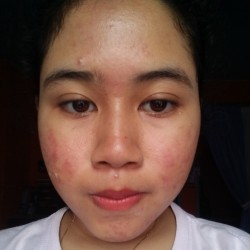
#> input picture backend/kemerahan.jpg, 250 x 250 px
$ python deteksi_kemerahan.py   (older library calls are emulated)
#> lines starting #> are read from the running program, lines starting #| are printed output that depends on the picture; after the words box and inside, x2 and y2 are one past the last pixel; in counts of white or black regions, pixels touching at a corner belong together; long printed decimals are rounded
#> further down, image is the input picture: shape (250, 250, 3); mean B, G, R 62.1, 72.6, 100.9
### backend/image_processor.py
import numpy as np
import cv2


# [9 lines left out: function scale_to_max_size, not called in this run]


def convert_bgr_to_rgb_color(image):
  return cv2.cvtColor(image, cv2.COLOR_BGR2GRAY)


def convert_bgr_to_gray(image):
  return cv2.cvtColor(image, cv2.COLOR_BGR2GRAY)


# [5 lines left out: function get_image_size, not called in this run]


def convert_gray_to_otsu_binnary(image):
  # ref: https://docs.opencv.org/4.x/d7/d4d/tutorial_py_thresholding.html

  thresh = cv2.threshold(image.copy(), 0, 255, cv2.THRESH_OTSU)[1]

  return thresh


# [30 lines left out: functions fill_hole_binnary, connected_component_labeling, extract_bgr_color, not called in this run]

def create_kernel(radius):
  return np.ones((radius, radius),np.uint8)


def morphology_closing(image, kernel):
  return cv2.morphologyEx(image, cv2.MORPH_CLOSE, kernel)


def read_image(path):
  return cv2.imread(path)


def show_image(title, image):
  cv2.imshow(title, image)
  cv2.waitKey(0)

def imfill(image):
  h, w = image.shape[:2]

  # menambahkan border dgn nilai 0 pada gambar, jika tidak imflood gagal
  im_floodfill = np.zeros((h+2, w+2), np.uint8)
  im_floodfill[1:h+1, 1:w+1] = image.copy()

  mask = np.zeros((h+4, w+4), np.uint8)
  cv2.floodFill(im_floodfill, mask, (0,0), 255)
  im_floodfill_inv = cv2.bitwise_not(im_floodfill)

  # menghapus border pada hasil. mengembalikan ke ukuran semula
  mask = np.zeros((h, w), np.uint8)
  mask = im_floodfill_inv[1:h+1, 1:w+1].copy()

  return image | mask

### backend/deteksi_kemerahan.py
import numpy as np
import cv2
import os, uuid

def deteksi_kemerahan(save_folder, image_processor, image):
#> called with save_folder = './'
    image_blur = cv2.GaussianBlur(image,(3,3), 1)

    # convert to HSV
    image_hsv = cv2.cvtColor(image_blur, cv2.COLOR_BGR2HSV).astype(np.float32)
    # convert value to matlab range
    image_hsv[:,:,0] = image_hsv[:,:,0] / 180.0
    image_hsv[:,:,1] = image_hsv[:,:,1] / 255.0
    image_hsv[:,:,2] = image_hsv[:,:,2] / 255.0
    # split to H, S, V
    hue, sat, val = cv2.split(image_hsv)

    num_rows, num_cols = image_hsv.shape[0], image_hsv.shape[1]
#> num_rows = 250; num_cols = 250
    # penggabungan h and s
    hs = np.zeros((num_rows, num_cols, 2), np.float32)
    hs[:,:,0], hs[:,:,1] = hue, sat
    # reshape to n x 2
    hs_reshaped = np.reshape(hs, (num_cols * num_rows, 2), 'F')

    # kmeans clustering
    num_cluster = 3
    criteria = (cv2.TERM_CRITERIA_EPS + cv2.TERM_CRITERIA_MAX_ITER, 10, 1.0)
    _, labels, (centers) = cv2.kmeans(hs_reshaped, num_cluster, None, criteria, 10, cv2.KMEANS_PP_CENTERS)

    # mengubah bentuk label ke lokasi pixel gambar
    pixel_labels = np.reshape(labels, (num_rows, num_cols), 'F')
    # menghitung jumlah pixel setiap label
    _, labels_count = np.unique(labels, return_counts=True)
#> labels_count = [7583, 16723, 38194]
    # cluster terbesar
    biggest_cluster = np.argmax(labels_count)
#> biggest_cluster = 2

    segmented = [np.zeros_like(image), np.zeros_like(image), np.zeros_like(image)]
    segmented[0][pixel_labels == 0] = image[pixel_labels == 0]
    segmented[1][pixel_labels == 1] = image[pixel_labels == 1]
    segmented[2][pixel_labels == 2] = image[pixel_labels == 2]

    # segmented gray
    image_gray = image_processor.convert_bgr_to_gray(segmented[biggest_cluster])

    # thresholding
    image_binnary = image_processor.convert_gray_to_otsu_binnary(image_gray)
#> in convert_gray_to_otsu_binnary, `thresh = cv2.threshold(image.copy(), 0, 255, cv2.THRESH_OTSU)[1]`:
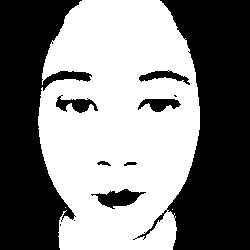
#> thresh: shape (250, 250); 50.4% white; 11 black regions (3 under 20 px), largest, box (x1, y1, x2, y2) and area: (133, 0, 250, 250) 16051, (0, 0, 92, 250) 13306, (91, 189, 146, 209) 550

    # mengisi lubang pada gambar, seperti imfill pada matlab
    image_binnary_filled = image_processor.imfill(image_binnary)
#> in imfill, `im_floodfill[1:h+1, 1:w+1] = image.copy()`: im_floodfill: shape (252, 252); 49.6% white; 3 white regions (2 under 20 px), largest, box (x1, y1, x2, y2) and area: (39, 1, 201, 251) 31471
#> in imfill, `cv2.floodFill(im_floodfill, mask, (0,0), 255)`: im_floodfill: shape (252, 252); 97.2% white; 14 black regions (7 under 20 px), largest, box (x1, y1, x2, y2) and area: (92, 190, 147, 210) 550, (57, 96, 99, 114) 372, (139, 100, 182, 113) 345
#> in imfill, `mask = im_floodfill_inv[1:h+1, 1:w+1].copy()`: mask: shape (250, 250); 2.9% white; 14 white regions (7 under 20 px), largest, box (x1, y1, x2, y2) and area: (91, 189, 146, 209) 550, (56, 95, 98, 113) 372, (138, 99, 181, 112) 345
#> in imfill, `return image | mask`: returned value: shape (250, 250); 53.2% white; 2 black regions, box (x1, y1, x2, y2) and area: (160, 0, 250, 250) 15935, (0, 0, 92, 250) 13301

    # mengambil nilai RGB
    image_segmented = np.zeros_like(image)
    image_segmented[image_binnary_filled > 0] = image[image_binnary_filled > 0].copy()

    blue, green, red = image_segmented[:,:,0].astype(np.float32) / 255.0, image_segmented[:,:,1].astype(np.float32) / 255.0, image_segmented[:,:,2].astype(np.float32) / 255.0

    # menghitung redness
    redness = np.zeros((num_rows, num_cols), np.float32)
    for i in range(num_rows):
        for j in range(num_cols):
            if red[i, j] > 0:
                redness[i,j] = max(0.0 ,((2.0 * red[i, j]) - (green[i, j] + blue[i, j])) / red[i, j]) ** 2.0
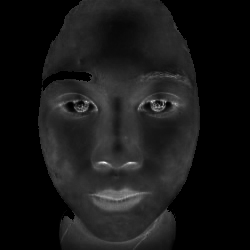
#> redness: shape (250, 250) float32; min 0, max 3.68, mean 0.337; drawn with min black and max white

    # seleksi bagian wajah yang lebih dari threshold dikategorikan kemerahan
    # kalau dilihat nilainya sama persis seperti di matlab
    redness_median = np.median(redness, axis=0)
#> redness_median = 250 values, max 0.78 at index 106, min 0 at index 0, mean 0.321

    image_redness = np.zeros_like(image)
    redness_binnary = np.zeros((num_rows, num_cols), np.uint8)
    image_redness = image_segmented.copy()
    for i in range(num_rows):
        for j in range(num_cols):
            if np.all(redness[i, j] > redness_median):
                image_redness[i, j, :] = [0, 0, 255];
                redness_binnary[i, j] = 255
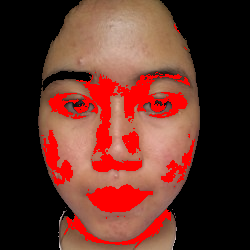
#> image_redness: shape (250, 250, 3); mean B, G, R 39.6, 49.1, 98
#> redness_binnary: shape (250, 250); 11.5% white; 35 white regions (26 under 20 px), largest, box (x1, y1, x2, y2) and area: (74, 74, 188, 172) 3333, (86, 184, 153, 213) 1187, (64, 209, 171, 248) 794

    # # filter gray
    image_redness_gray = cv2.cvtColor(image_redness, cv2.COLOR_BGR2GRAY)
    image_redness_gray = cv2.GaussianBlur(image_redness_gray, ksize=(0, 0), sigmaX=0.4)
    # # image_redness_gray = cv2.GaussianBlur(image_redness_gray,(3,3), 0.5)
    redness_binnary_2 = np.zeros((num_rows, num_cols), np.uint8)
    redness_binnary_2[image_redness_gray == 76] = 255

    redness_binnary_eliminated = np.zeros_like(redness_binnary_2)
    redness_binnary_eliminated[redness < 1] = redness_binnary_2[redness < 1]
#> redness_binnary_eliminated: shape (250, 250); 5% white; 147 white regions (132 under 20 px)

    contours, _ = cv2.findContours(redness_binnary_eliminated, mode=cv2.RETR_TREE, method=cv2.CHAIN_APPROX_NONE)
#> contours = 161 contours, 150 with area under 20; largest, box (x1, y1, x2, y2) and area: (95, 107, 123, 167) 418, (44, 131, 72, 184) 410, (119, 75, 154, 117) 304, (84, 77, 118, 107) 278, (162, 145, 193, 182) 176
    contours_area = np.array([cv2.contourArea(cnt) for cnt in contours])
#> contours_area = 161 values, max 418.5 at index 93, min 0 at index 0, mean 14.35

    print('--- kemerahan: jumlah contour1', len(contours))
#| --- kemerahan: jumlah contour1 161

    # eliminasi berdasarkan area
    condition_1 = contours_area >= 91

    contours_valid = []
    for i, val in enumerate(condition_1):
        if val == True:
            contours_valid.append(contours[i])
#> this loop made 161 passes
#> after the loop, contours_valid = 7 contours; box (x1, y1, x2, y2) and area: (95, 107, 123, 167) 418, (44, 131, 72, 184) 410, (119, 75, 154, 117) 304, (84, 77, 118, 107) 278, (162, 145, 193, 182) 176, (66, 216, 109, 243) 164, (123, 132, 138, 153) 164

    print('--- kemerahan: valid contour1', len(contours_valid))
#| --- kemerahan: valid contour1 7

    # menampilkan contour pada gambar
    mask = np.zeros_like(redness_binnary)
    for cnt in contours_valid:
        cv2.drawContours(mask, [cnt], 0, 255, -1)
#> this loop made 7 passes
#> mask: shape (250, 250); 3.8% white; 7 white regions, largest, box (x1, y1, x2, y2) and area: (95, 107, 123, 167) 499, (44, 131, 72, 184) 490, (119, 75, 154, 117) 400

    image_contours = np.zeros_like(image)
    image_contours[mask == 255] = image[mask == 255]

    blue, green, red = cv2.split(image)
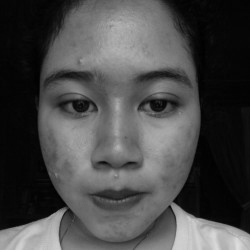
#> green: shape (250, 250); min 0, max 222, mean 72.6

    image_hsv_elm = cv2.cvtColor(image_contours, cv2.COLOR_BGR2HSV)
#> image_hsv_elm: shape (250, 250, 3); mean H, S, V 0.3, 5.2, 5.9

    hue, sat, val = cv2.split(image_hsv_elm)
    hue = hue / 180.0

    # eliminasi berdasarkan warna RGB
    contours_green_mean = []
    contours_red_mean = []
    contours_blue_mean = []
    contours_hue_mean = []

    contours_valid_2 = []

    if len(contours_valid) > 0:
        for cnt in contours_valid:
            mask = np.zeros(blue.shape, np.uint8)
            cv2.drawContours(mask, [cnt], 0, 255, -1)
            contours_green_mean.append(np.mean(green[mask == 255]))
            contours_red_mean.append(np.mean(red[mask == 255]))
            contours_blue_mean.append(np.mean(blue[mask == 255]))
            contours_hue_mean.append(np.mean(hue[mask == 255]))
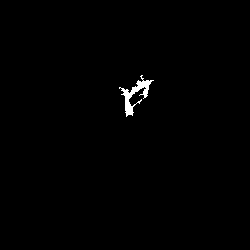
#> mask: shape (250, 250); 0.64% white; 1 white region
#> after the loop, contours_blue_mean = [50.18, 80.02, 80.44, 76.57, 77.23, 66.35, 66.16]; contours_green_mean = [69.85, 94.92, 104.4, 92.08, 99.84, 86.52, 89.34]; contours_hue_mean = [0.0519, 0.0302, 0.043, 0.0313, 0.0415, 0.0438, 0.0479]; contours_red_mean = [113.5, 162.2, 173, 159.5, 166.2, 144.4, 146.3]

        cnt_green_mean = np.mean(np.array(contours_green_mean))
#> cnt_green_mean = 91
        cnt_red_mean = np.mean(np.array(contours_red_mean))
#> cnt_red_mean = 152.2
        cnt_blue_mean = np.mean(np.array(contours_blue_mean))
#> cnt_blue_mean = 70.99
        cnt_hue_mean = np.mean(np.array(contours_hue_mean))
#> cnt_hue_mean = 0.0414

        cnt_green_std = np.std(contours_green_mean)
#> cnt_green_std = 10.31
        cnt_red_std = np.std(contours_red_mean)
#> cnt_red_std = 18.41
        cnt_blue_std = np.std(contours_blue_mean)
#> cnt_blue_std = 10.13
        cnt_hue_std = np.std(contours_hue_mean)
#> cnt_hue_std = 0.00744

        color_cond_1 = np.bitwise_and(contours_red_mean >= (cnt_red_mean - cnt_red_std * 1.32),
                                    contours_red_mean <= (cnt_red_mean + cnt_red_std * 1.1))
#> color_cond_1 = [False, True, False, True, True, True, True]

        color_cond_2 = np.bitwise_and(contours_green_mean >= (cnt_green_mean - cnt_green_std * 1.32),
                                    contours_green_mean <= (cnt_green_mean + cnt_green_std * 1.32))
#> color_cond_2 = [False, True, True, True, True, True, True]

        color_cond_3 = np.bitwise_and(contours_blue_mean >= (cnt_blue_mean - cnt_blue_std * 1.32),
                                    contours_blue_mean <= (cnt_blue_mean + cnt_blue_std * 1.32))
#> color_cond_3 = [False, True, True, True, True, True, True]

        color_cond_4 = np.bitwise_and(contours_hue_mean >= (cnt_hue_mean - cnt_hue_std * 1.6),
                                    contours_hue_mean <= (cnt_hue_mean + cnt_hue_std * 0.005))
#> color_cond_4 = [False, True, False, True, False, False, False]

        color_cond_5 = np.bitwise_and(contours_hue_mean >= (cnt_hue_mean - cnt_hue_std * 0.2),
                                    contours_hue_mean <= (cnt_hue_mean + cnt_hue_std * 2.5))
#> color_cond_5 = [True, False, True, False, True, True, True]

        cond_12 = np.bitwise_and(color_cond_1, color_cond_2)
#> cond_12 = [False, True, False, True, True, True, True]
        cond_123 = np.bitwise_and(cond_12, color_cond_3)
#> cond_123 = [False, True, False, True, True, True, True]
        cond_1234 = np.bitwise_and(cond_123, color_cond_4)
#> cond_1234 = [False, True, False, True, False, False, False]
        cond_12345 = np.bitwise_and(cond_1234, color_cond_5)
#> cond_12345 = [False, False, False, False, False, False, False]

        print('--- kemerahan hue mean', contours_hue_mean)
#| --- kemerahan hue mean [0.05188, 0.03021, 0.04302, 0.03132, 0.04154, 0.0438, 0.04789]

        for i, val in enumerate(cond_1234):
            if val == True:
                contours_valid_2.append(contours_valid[i])
#> this loop made 7 passes
#> after the loop, contours_valid_2 = 2 contours; box (x1, y1, x2, y2) and area: (44, 131, 72, 184) 410, (162, 145, 193, 182) 176

        print('--- kemerahan: valid contour2', len(contours_valid_2))
#| --- kemerahan: valid contour2 2

    normalisasi = {
        'kemerahan': []
    }

    # image size
    height, width = image.shape[0:2]
#> height = 250; width = 250

    # menampilkan contour pada gambar
    mask = np.zeros_like(redness_binnary)
#> mask: shape (250, 250); every value is 0
    for cnt in contours_valid_2:
        cv2.drawContours(mask, [cnt], 0, 255, -1)
        # normalisasi koordinat
        x,y,w,h = cv2.boundingRect(cnt)
        points = np.reshape(cnt, (len(cnt), 2))
        points = points.astype(float)
        points[:,0] = points[:,0] / width
        points[:,1] = points[:,1] / height
        points = points.tolist()
        norm = {
            'xmin': x / width,
            'ymin': y / height,
            'ymax': (y + h) / height,
            'xmax': (x + w) / width,
            'points': points,
            'score': 100.0
        }
        normalisasi['kemerahan'].append(norm)
#> this loop made 2 passes
#> (x, y, w, h) on passes 1 to 2: (162, 145, 31, 37), (44, 131, 28, 53)
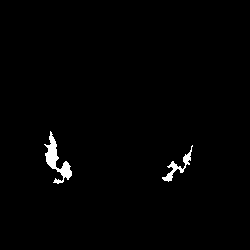
#> mask: shape (250, 250); 1.2% white; 2 white regions, box (x1, y1, x2, y2) and area: (44, 131, 72, 184) 490, (162, 145, 193, 182) 240

    # pemberian tada pada gambar
    image_result = image.copy()
    cv2.drawContours(image_result, contours_valid_2 , -1, (255,0,0), 1)
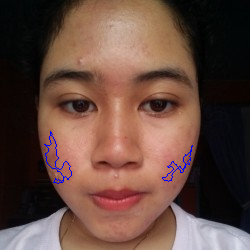
#> image_result: shape (250, 250, 3); 0.44% of pixels changed, all inside (x1, y1, x2, y2) = (44, 131, 193, 184)

    cv2.imwrite(os.path.join(save_folder, uuid.uuid4().hex + '.jpeg'), image_result)

    return normalisasi

if __name__ == '__main__':
    import image_processor

    image = cv2.imread('kemerahan.jpg')

    hasil = deteksi_kemerahan('./', image_processor, image)
#> hasil = 1 item

    print(hasil)
#> (printed output is left out)

$ run again, with backend/bintik_hitam.jpg copied over backend/kemerahan.jpg
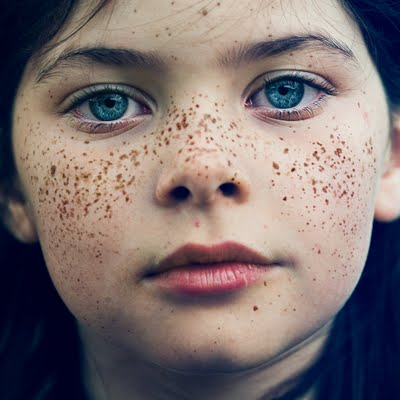
#> input picture backend/bintik_hitam.jpg, 400 x 400 px
#> image is the input picture: shape (400, 400, 3); mean B, G, R 112.6, 112.7, 125.4
#> thresh: shape (400, 400); 59.7% white; 142 black regions (131 under 20 px), largest, box (x1, y1, x2, y2) and area: (0, 0, 400, 400) 42510, (37, 47, 165, 134) 5915, (133, 242, 295, 308) 5710
#> im_floodfill_inv: shape (402, 402); 11.1% white; 147 white regions (138 under 20 px), largest, box (x1, y1, x2, y2) and area: (38, 48, 166, 135) 5915, (134, 243, 296, 309) 5710, (243, 70, 338, 124) 3634
#> after the loop in deteksi_kemerahan, `for i in range(num_rows):`:
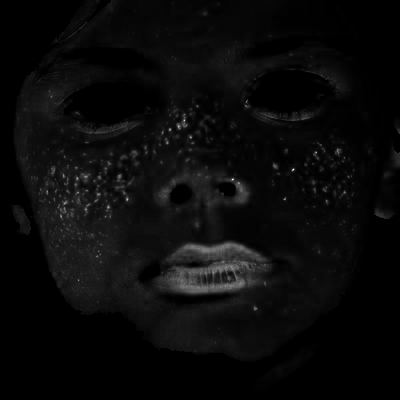
#> redness: shape (400, 400) float32; min 0, max 2.36, mean 0.0971; drawn with min black and max white
#> redness_median = 400 values, max 0.147 at index 193, min 0 at index 0, mean 0.0682
#> redness_binnary_eliminated: shape (400, 400); 18.6% white; 256 white regions (227 under 20 px)
#> contours = 346 contours, 308 with area under 20; largest, box (x1, y1, x2, y2) and area: (16, 77, 280, 356) 21556, (145, 149, 251, 240) 4225, (208, 45, 275, 91) 962, (60, 121, 142, 143) 504, (168, 182, 196, 208) 497
#> contours_area = 346 values, max 21556 at index 210, min 0 at index 0, mean 90.12
#| --- kemerahan: jumlah contour1 346
#> the loop in deteksi_kemerahan, `for i, val in enumerate(condition_1):` made 346 passes
#> after the loop in deteksi_kemerahan, `for i, val in enumerate(condition_1):`: contours_valid = 14 contours; largest, box (x1, y1, x2, y2) and area: (16, 77, 280, 356) 21556, (145, 149, 251, 240) 4225, (208, 45, 275, 91) 962, (60, 121, 142, 143) 504, (168, 182, 196, 208) 497
#| --- kemerahan: valid contour1 14
#> the loop in deteksi_kemerahan, `for cnt in contours_valid:` made 14 passes
#> image_hsv_elm: shape (400, 400, 3); mean H, S, V 7.3, 15.4, 27.8
#> after the loop in deteksi_kemerahan, `for cnt in contours_valid:`: contours_blue_mean = [86.15, 108.2, 62.84, 79.07, 113, 91.26, 89.76, 107.6, 103.8, 43.49, 143.5, 113.3, 109.4, 111.6]; contours_green_mean = [99.76, 117.2, 46.08, 65.23, 133.2, 99.13, 107.5, 104.9, 115.5, 23.66, 165.3, 117.5, 128.2, 125.3]; contours_hue_mean = [0.0653, 0.2, 0.66, 0.552, 0.0632, 0.187, 0.0473, 0.817, 0.229, 0.834, 0.0713, 0.221, 0.0777, 0.0567]; contours_red_mean = [120.6, 148.5, 56.94, 79.86, 167.3, 128.4, 152.5, 144.2, 149.5, 43.07, 194.2, 149.6, 149.3, 151.2]
#> cnt_green_mean = 103.5
#> cnt_red_mean = 131.1
#> cnt_blue_mean = 97.36
#> cnt_hue_mean = 0.292
#> cnt_green_std = 35.36
#> cnt_red_std = 41.08
#> cnt_blue_std = 23.74
#> cnt_hue_std = 0.282
#> color_cond_1 = [True, True, False, True, True, True, True, True, True, False, False, True, True, True]
#> color_cond_2 has the same summary as color_cond_1
#> color_cond_3 has the same summary as color_cond_1
#> color_cond_4 = [True, True, False, False, True, True, True, False, True, False, True, True, True, True]
#> color_cond_5 = [False, False, True, True, False, False, False, True, False, True, False, False, False, False]
#> cond_12 has the same summary as color_cond_1
#> cond_123 has the same summary as color_cond_1
#> cond_1234 = [True, True, False, False, True, True, True, False, True, False, False, True, True, True]
#> cond_12345 = [False, False, False, False, False, False, False, False, False, False, False, False, False, False]
#| --- kemerahan hue mean [0.06532, 0.2002, 0.66, 0.5517, 0.06322, 0.1866, 0.04727, 0.8174, 0.2291, 0.834, 0.07132, 0.221, 0.07775, 0.05665]
#> the loop in deteksi_kemerahan, `for i, val in enumerate(cond_1234):` made 14 passes
#> after the loop in deteksi_kemerahan, `for i, val in enumerate(cond_1234):`: contours_valid_2 = 9 contours; largest, box (x1, y1, x2, y2) and area: (16, 77, 280, 356) 21556, (145, 149, 251, 240) 4225, (208, 45, 275, 91) 962, (60, 121, 142, 143) 504, (312, 68, 346, 92) 256
#| --- kemerahan: valid contour2 9
#> height = 400
#> the loop in deteksi_kemerahan, `for cnt in contours_valid_2:` made 9 passes
#> (x, y, w, h) on passes 1 to 8: (14, 206, 16, 28), (145, 149, 106, 91), (154, 123, 26, 24), (60, 121, 82, 22), (176, 112, 13, 18), (16, 77, 264, 279), (312, 68, 34, 24), (167, 57, 32, 17)
#> in deteksi_kemerahan, `cv2.drawContours(image_result, contours_valid_2 , -1, (255,0,0), 1)`:
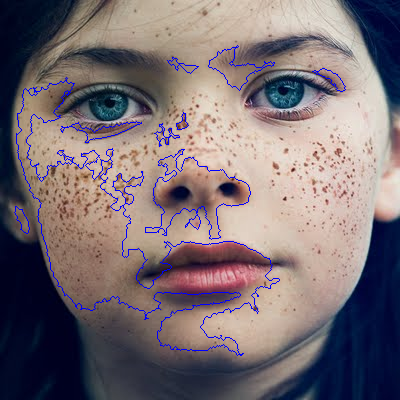
#> image_result: shape (400, 400, 3); 1.94% of pixels changed, all inside (x1, y1, x2, y2) = (14, 45, 346, 356)
#> hasil = 1 item
#> (printed output is left out)
